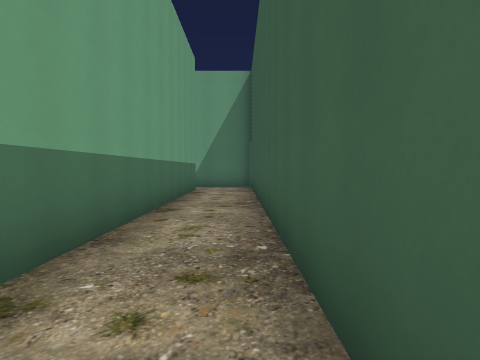
view 1 (above)

16 first-person views from a walk through a level from a Godot 3-D game. The camera is 1.5 m above the floor, tilts 2° down and sees 70° across. The floor is counted in squares, 2 m on a side. Each view is taken from the middle of a square. On the plan, view 1 faces up. The plan holds only what a view shows up to about 11 squares ahead; the rest is blank. The place goes on beyond the plan. Characters and animated objects are left out.

view 2
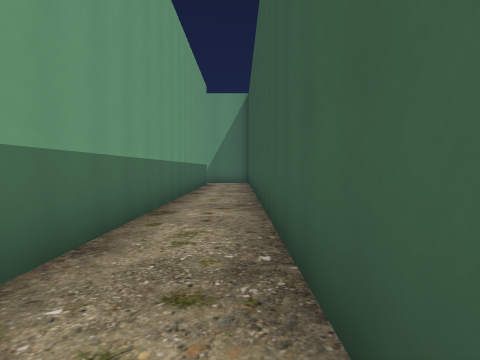

view 3
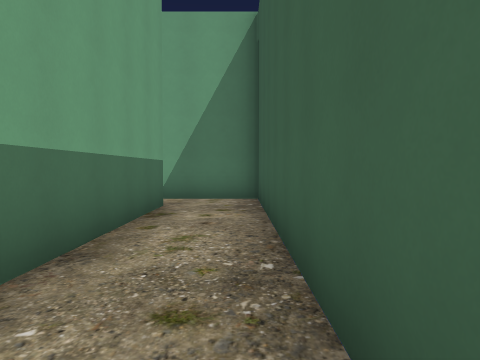

view 4
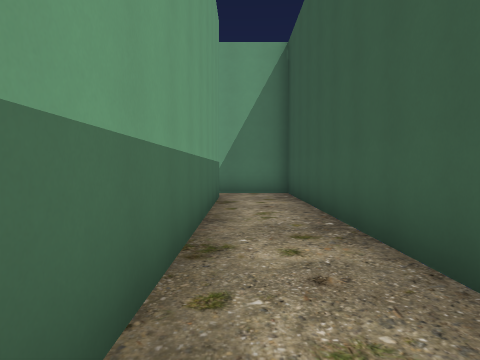

view 5
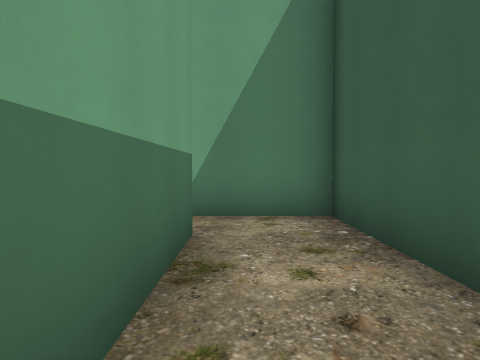

view 6
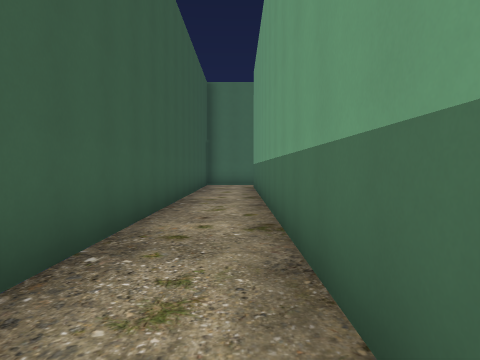

view 7
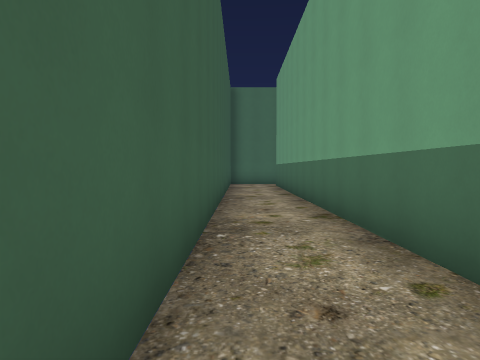

view 8
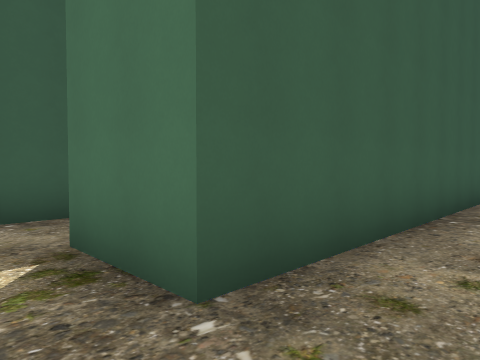

view 9
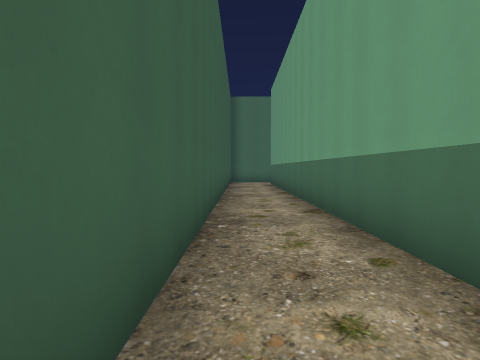

view 10
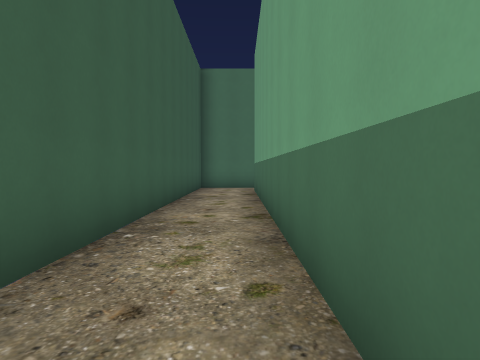

view 11
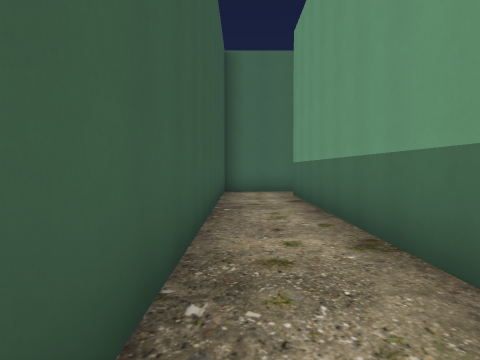

view 12
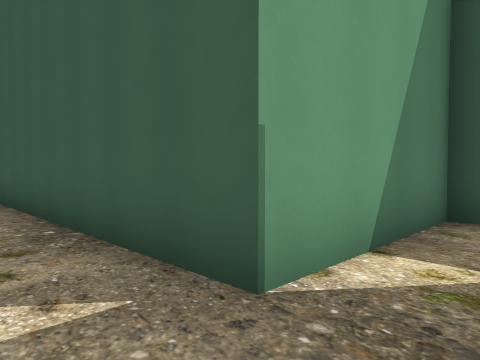

view 13
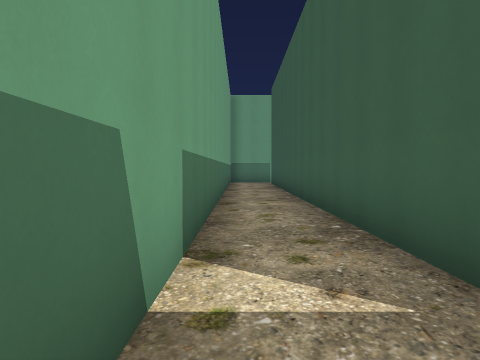

view 14
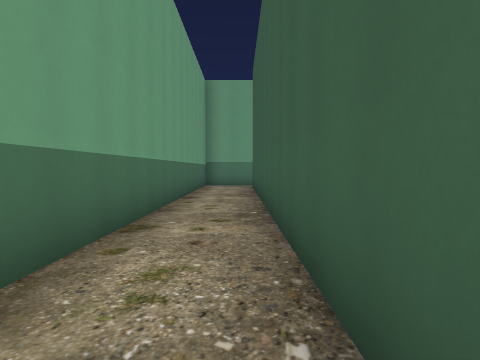

view 15
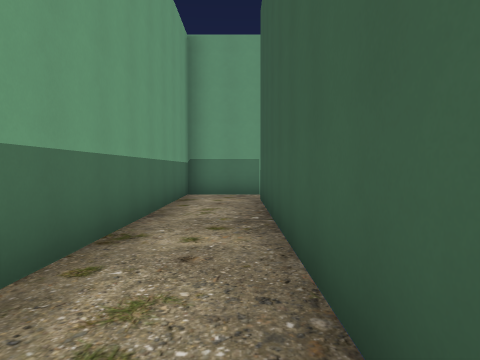

view 16
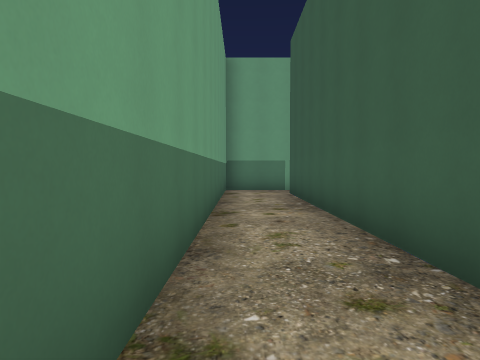

### Floor plan
Points are (right, up) in squares from view 1. A wall is a line through its corners. A room is listed if a view was taken in it or the views show most of it. See-through windows are left out.
Room 1 (views 1, 2, 3, 4, 5, 6, 7)
walls: (-1.5, 11.8) (-1.5, -4.1); (0.4, -4.4) (0.4, 13.3) (-1.5, 13.3)
ways out: opening at (-2.5, 12.5) to room 2
Room 2 (views 8, 9, 10, 11, 12, 13, 14, 15, 16)
walls: (-5.5, 10) (-5.5, -4.5); (-1.5, 13.3) (-3.5, 13.3) (-3.5, 28.2); (-3.5, -4.5) (-3.5, 11.8) (-1.5, 11.8); (-5.5, 28.5) (-5.5, 12.6)
ways out: opening at (-2.5, 12.5) to room 1

Positions as (right, up) in squares from view 1, and headings:
1: (0, 0), facing up
2: (0, -4), facing up
3: (0, 5), facing up
4: (-1, 3), facing up
5: (-1, 8), facing up
6: (-1, 6), facing down
7: (0, 7), facing down
8: (-5, 13), facing down-right
9: (-4, 12), facing down
10: (-5, 7), facing down
11: (-4, 5), facing down
12: (-5, 12), facing up-right
13: (-5, 12), facing up
14: (-4, 15), facing up
15: (-4, 20), facing up
16: (-5, 18), facing up
